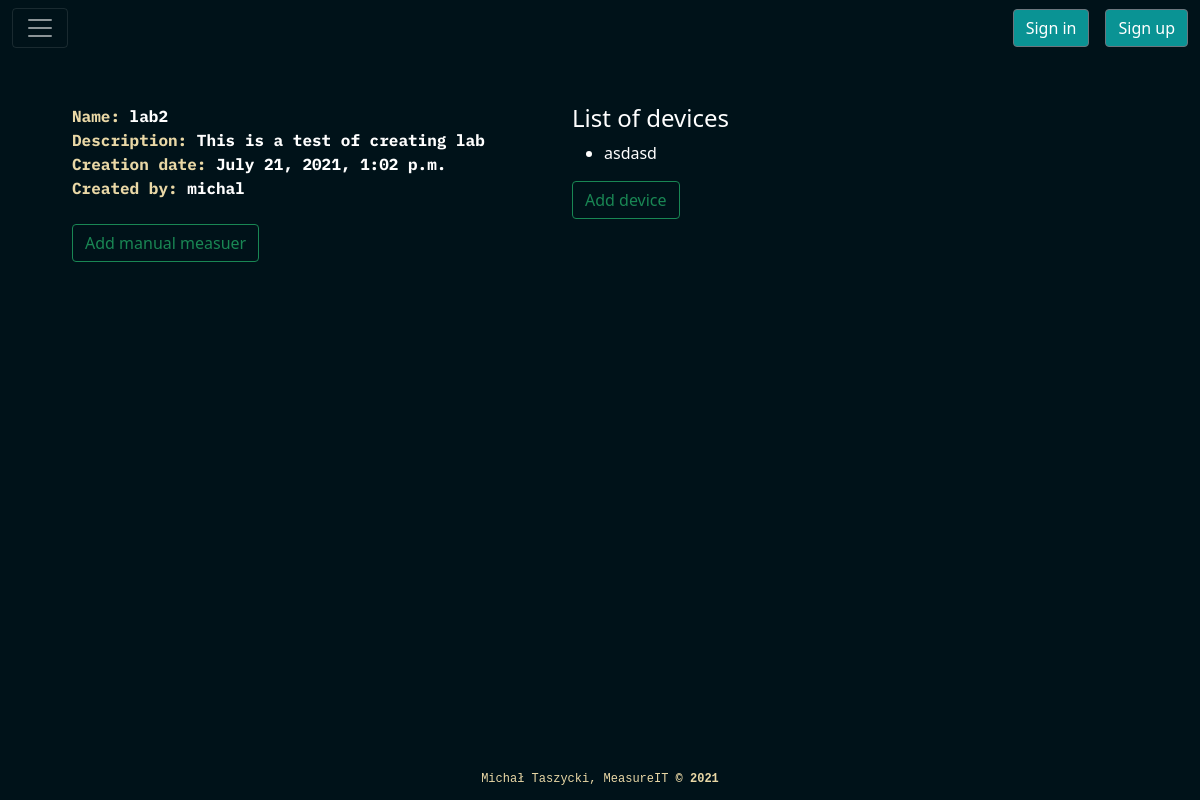
The app's page /lab/flxzjaw4/ with its own data.
### measureITapp/models.py (models this page shows, shortened)
class AllLabs(models.Model):
    name = models.CharField(max_length=100)
    password = models.CharField(max_length=100)
    description = models.TextField(blank=True)
    created = models.DateTimeField(auto_now_add=True)
    ip_adress = models.CharField(max_length=16)
    id_number = models.CharField(max_length=8)
    owner = models.ForeignKey(User,on_delete=models.CASCADE)

class Device(models.Model):
    name = models.CharField(max_length=100)
    ip_adress = models.CharField(max_length=16)
    mac_adress = models.CharField(max_length=100)
    add_date = models.DateTimeField(auto_now_add=True)
    measure_type = models.CharField(max_length=100)
    units = models.CharField(max_length=10)
    connection_type = models.CharField(max_length=20)
    lab = models.ForeignKey(AllLabs,on_delete=models.CASCADE)

### measureITapp/views.py (the view, shortened to what this page needs)
# urls.py: path('lab/<str:id_number>/', views.labSite, name="labsite"),
def labSite(request, id_number):
    if request.method == "GET":
        lab_info = AllLabs.objects.filter(id_number = id_number)
        lab_devices = Device.objects.filter(lab = lab_info[0].id)
        return render(request,'measureit/labsite.html', {'lab_info':lab_info, 'lab_devices': lab_devices})

### measureITapp/templates/measureit/labsite.html (shortened to what this page needs)
{% extends 'measureit/base.html' %}
{% block content %}
{% load static %}
    <link rel="stylesheet" href="{% static 'assets/bootstrap/css/bootstrap.min.css' %}">
    <link rel="stylesheet" href="{% static 'assets/css/base_css.css' %}">
    <link rel="stylesheet" href="https://cdnjs.cloudflare.com/ajax/libs/animate.css/3.5.2/animate.min.css">
    <link rel="stylesheet" href="https://cdnjs.cloudflare.com/ajax/libs/aos/2.3.4/aos.css">
    <link rel="stylesheet" href="{% static 'assets/css/Login-Form-Dark.css' %}">
    <link rel="stylesheet" href="{% static 'assets/css/styles.css' %}">
    <link rel="stylesheet" type="text/css" href="{% static 'assets/css/custom.css' %}">
<div class="lab_cont row justify-content-start">
<div class="lab_info col-5">
{% for info in lab_info %}
<span> <b>Name: </b> {{info.name}} </span><br>
<span> <b>Description: </b>{{info.description}} </span><br>
<span> <b>Creation date: </b>{{info.created}} </span><br>
<span> <b>Created by: </b>{{info.owner}} </span><br>
<div class="measuer_buttons_cont">
<br>
<form method="POST">
<input type="submit" name="add_m_measuer"  value="Add manual measuer" class="btn btn-outline-success">
</form>
</div>
{% endfor %}
</div>
<div class="col-6 devices">
<h4> List of devices </h4>
<ul>
{% for device in lab_devices %}
<li> {{device.name}}</li>
{% endfor %}
</ul>
{% if request.user.profile == info.owner %}
<form method="POST">
<input type="submit" name="add_device"  value="Add device" class="btn btn-outline-success">
</form>
{% else %}
<form method="POST">
<button> devices </button>
</form>
{% endif %}
</div>
</div>
{% endblock %}

### measureITapp/static/assets/css/custom.css (style rules this page uses)
.lab_cont { color: white; width:100%; }
.lab_cont b { color: #e9d8a6!important; }
.lab_info { margin: 4% 0% 0% 6%; }
.devices { margin-top: 4%; }
span { color: #fff; font-weight: bold; }

### measureITapp/static/assets/css/base_css.css (style rules this page uses)
body { height: 100%; min-height: 100%; background: #001219; }
span { font-family: 'IBM Plex Mono', monospace; }

### records on screen
AllLabs: name "lab2", description "This is a test of creating lab", created "July 21, 2021, 1:02 p.m.", owner "michal"
Device: name "asdasd"
